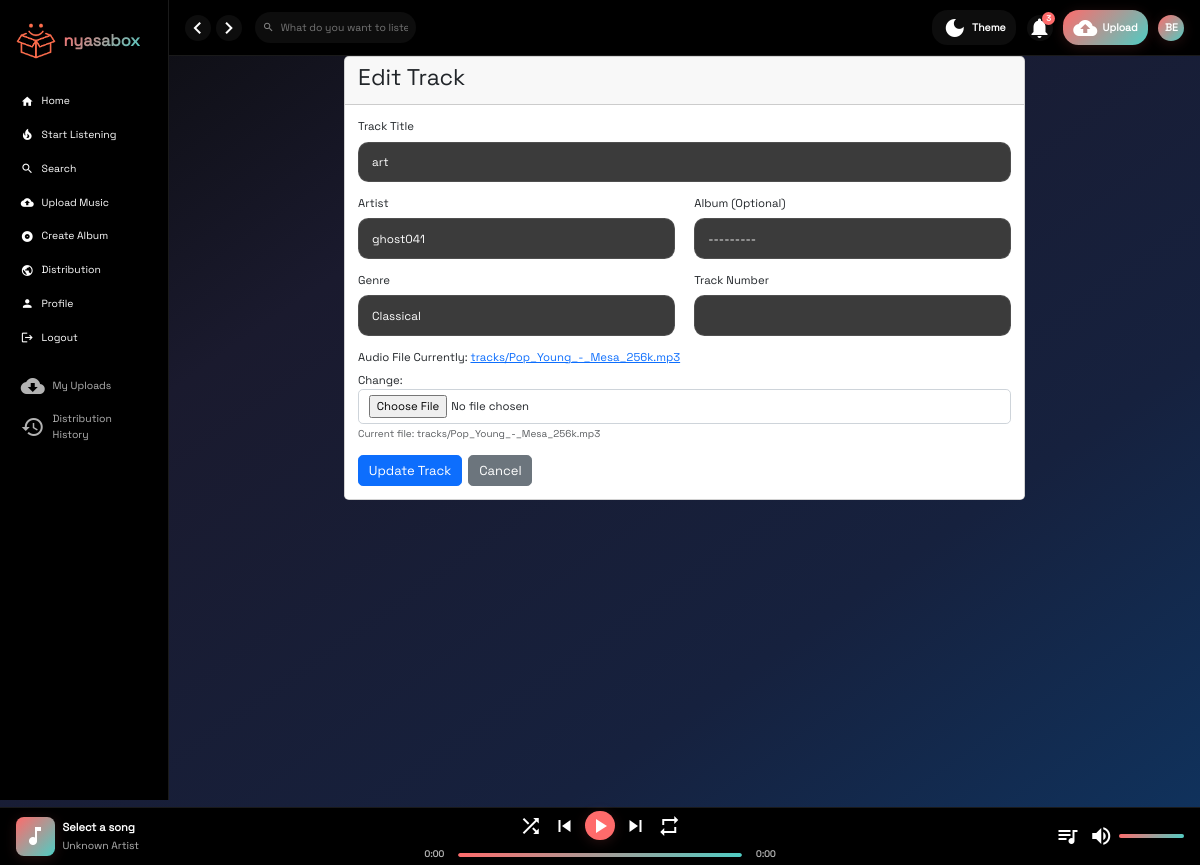
The page /track/art/edit/ (signed in) on the database its author committed.
### core/models.py (models this page shows, shortened)
class Track(models.Model):
    title = models.CharField(max_length=200)
    slug = models.SlugField(unique=True, max_length=200)
    album = models.ForeignKey(Album, on_delete=models.CASCADE, related_name='tracks', null=True, blank=True)
    artist = models.CharField(max_length=200)
    genre = models.CharField(max_length=20, choices=GENRE_CHOICES, blank=True)
    audio_file = models.FileField(upload_to='tracks/')
    cover_art = models.ImageField(upload_to='track_covers/')
    duration = models.DurationField(blank=True, null=True)
    track_number = models.PositiveIntegerField(null=True, blank=True)
    uploader = models.ForeignKey(User, on_delete=models.CASCADE)
    created_at = models.DateTimeField(auto_now_add=True)
    updated_at = models.DateTimeField(auto_now=True)
    downloads = models.PositiveIntegerField(default=0)
    likes = models.ManyToManyField(User, related_name='liked_tracks', blank=True)
    class Meta:
        indexes = [
            models.Index(fields=['slug'], name='idx_track_slug'),
            models.Index(fields=['created_at'], name='idx_track_created_at'),
            models.Index(fields=['uploader'], name='idx_track_uploader'),
            models.Index(fields=['downloads'], name='idx_track_downloads'),
        ]

### core/views.py (the view)
# urls.py: path('track/<slug:slug>/edit/', views.edit_track, name='edit_track'),
@login_required
def edit_track(request, slug):
    track = get_object_or_404(Track, slug=slug)
    if track.uploader != request.user:
        return HttpResponseForbidden("You don't have permission to edit this track.")
    if request.method == 'POST':
        form = TrackForm(request.POST, request.FILES, instance=track)
        if form.is_valid():
            form.save()
            messages.success(request, 'Track updated successfully!')
            return redirect('track_detail', slug=track.slug)
    form = TrackForm(instance=track)
    context = {
        'form': form,
        'track': track,
        'editing': True,
    }
    return render(request, 'track_form.html', context)

### core/models.py (called while the page is built)
    def __str__(self):
        return f"{self.title} by {self.artist}"

### core/templates/track_form.html (shortened to what this page needs)
{% extends 'base.html' %}
{% block content %}
<div class="row justify-content-center">
    <div class="col-md-8">
        <div class="card">
            <div class="card-header">
                <h3>{{ editing|yesno:"Edit Track,Upload Track" }}</h3>
            </div>
            <div class="card-body">
                <form method="post" enctype="multipart/form-data">
                    <div class="mb-3">
                        <label class="form-label">Track Title</label>
                        {{ form.title }}
                    </div>
                    <div class="row mb-3">
                        <div class="col-md-6">
                            <label class="form-label">Artist</label>
                            {{ form.artist }}
                        </div>
                        <div class="col-md-6">
                            <label class="form-label">Album (Optional)</label>
                            {{ form.album }}
                        </div>
                    </div>
                    <div class="row mb-3">
                        <div class="col-md-6">
                            <label class="form-label">Genre</label>
                            {{ form.genre }}
                        </div>
                        <div class="col-md-6">
                            <label class="form-label">Track Number</label>
                            {{ form.track_number }}
                        </div>
                    </div>
                    <div class="mb-3">
                        <label class="form-label">Audio File</label>
                        {{ form.audio_file }}
                        {% if editing %}
                            <div class="form-text">Current file: {{ track.audio_file.name }}</div>
                        {% endif %}
                    </div>
                    <div class="d-flex gap-2">
                        <button type="submit" class="btn btn-primary">
                            {{ editing|yesno:"Update Track,Upload Track" }}
                        </button>
                        {% if editing %}
                        <a href="{% url 'track_detail' track.slug %}" class="btn btn-secondary">Cancel</a>
                        {% else %}
                        <a href="{% url 'index' %}" class="btn btn-secondary">Cancel</a>
                        {% endif %}
                    </div>
                </form>
            </div>
        </div>
    </div>
</div>
{% endblock %}

### core/templates/base.html (shortened to what this page needs)
{% load static %}
<!DOCTYPE html>
<html lang="en">
<head>
    <link href="https://cdn.jsdelivr.net/npm/bootstrap-icons@1.10.0/font/bootstrap-icons.css" rel="stylesheet">
    <link href="https://cdn.jsdelivr.net/npm/bootstrap@5.3.0/dist/css/bootstrap.min.css" rel="stylesheet">
    <link href="https://cdn.jsdelivr.net/npm/bootstrap-icons@1.10.0/font/bootstrap-icons.css" rel="stylesheet">
</head>
<body>
    <div class="app">
        <div class="sidebar" id="sidebar">
            <div class="logo">
                <img src="{% static 'log.png' %}" style="width:40px" alt="NyasaBox">
                <div class="logo-text">nyasabox</div>
            </div>
            <div class="nav-section">
                <div class="nav-item {% if request.path == '/' %}active{% endif %}">
                    <span class="material-icons">home</span>
                    <a href="{% url 'website' %}">Home</a>
                </div>
                  <div class="nav-item {% if request.path == '/' %}active{% endif %}">
                    <span class="material-icons">local_fire_department</span>
                    <a href="{% url 'index' %}">Start Listening</a>
                </div>
                <div class="nav-item">
                    <span class="material-icons">search</span>
                    <a href="{% url 'search' %}">Search</a>
                </div>
                {% if user.is_authenticated %}
                {% if user.profile.is_artist and user.profile.artist_status == 'verified' %}
                <div class="nav-item">
                    <span class="material-icons">cloud_upload</span>
                    <a href="{% url 'upload' %}">Upload Music</a>
                </div>
                <div class="nav-item">
                    <span class="material-icons">album</span>
                    <a href="{% url 'upload' %}">Create Album</a>
                </div>
                <div class="nav-item">
                    <span class="material-icons">public</span>
                    <a href="{% url 'distribution_request' %}">Distribution</a>
                </div>
                {% else %}
                <div class="nav-item">
                    <span class="material-icons">star</span>
                    <a href="{% url 'become_artist' %}">Become an Artist</a>
                </div>
                {% endif %}
                <div class="nav-item">
                    <span class="material-icons">person</span>
                    <a href="{% url 'profile' %}">Profile</a>
                </div>
                <div class="nav-item">
                    <span class="material-icons">logout</span>
                    <a href="{% url 'logout' %}">Logout</a>
                </div>
                {% endif %}
                <div class="playlists">
                    {% if user.is_authenticated %}
                    {% if user.profile.is_artist and user.profile.artist_status == 'verified' %}
                    <div class="playlist-item">
                        <span class="material-icons">cloud_download</span>
                        <a href="{% url 'my_uploads' %}">My Uploads</a>
                    </div>
                    <div class="playlist-item">
                        <span class="material-icons">history</span>
                        <a href="{% url 'distribution_history' %}">Distribution History</a>
                    </div>
                    {% endif %}
                    {% endif %}
                </div>
            </div>
        </div>
        <div class="main-content">
            <div class="header">
                <div class="header-left">
                    <div class="nav-arrows">
                        <button class="nav-arrow" id="backBtn">
                            <span class="material-icons">chevron_left</span>
                        </button>
                        <button class="nav-arrow" id="forwardBtn">
                            <span class="material-icons">chevron_right</span>
                        </button>
                    </div>
                    <div class="search-container">
                        <span class="material-icons search-icon">search</span>
                        <input type="text" class="search-input" placeholder="What do you want to listen to?" id="searchInput">
                    </div>
                </div>
                <div class="header-right">
                    <button class="theme-toggle" id="themeToggle">
                        <span class="material-icons">dark_mode</span>
                        <span>Theme</span>
                    </button>
                    {% if user.is_authenticated %}
                    <div class="notification-container">
                        <button class="notification-icon" id="notificationButton">
                            <span class="material-icons">notifications</span>
                            <span class="notification-badge">3</span>
                        </button>
                    </div>
                    {% if user.profile.is_artist and user.profile.artist_status == 'verified' %}
                    <button class="upload-btn" onclick="window.location.href='{% url 'upload' %}'">
                        <span class="material-icons">cloud_upload</span>
                        <span>Upload</span>
                    </button>
                    {% endif %}
                    <div class="user-dropdown">
                        <div class="user-avatar" id="userAvatar">
                            {{ user.username|slice:":2"|upper }}
                        </div>
                    </div>
                    {% else %}
                    <button class="upload-btn" onclick="window.location.href='{% url 'login' %}'">
                        <span class="material-icons">login</span>
                        <span>Login</span>
                    </button>
                    {% endif %}
                </div>
            </div>
            {% block content %}
            {% endblock %}
        </div>
    </div>
    <div class="player" id="player">
        <div class="player-left">
            <div class="current-cover" id="currentCover">
                <span class="material-icons">music_note</span>
            </div>
            <div class="current-info">
                <div class="current-title" id="currentTitle">Select a song</div>
                <div class="current-artist" id="currentArtist">Unknown Artist</div>
            </div>
        </div>
        <div class="player-center">
            <div class="player-controls">
                <button class="control-btn" id="shuffleBtn" title="Shuffle">
                    <span class="material-icons">shuffle</span>
                </button>
                <button class="control-btn" id="prevBtn" title="Previous">
                    <span class="material-icons">skip_previous</span>
                </button>
                <button class="control-btn play-pause-btn" id="playPauseBtn" title="Play/Pause">
                    <span class="material-icons">play_arrow</span>
                </button>
                <button class="control-btn" id="nextBtn" title="Next">
                    <span class="material-icons">skip_next</span>
                </button>
                <button class="control-btn" id="repeatBtn" title="Repeat">
                    <span class="material-icons">repeat</span>
                </button>
            </div>
            <div class="progress-container">
                <span class="time" id="currentTime">0:00</span>
                <div class="progress-bar" id="progressBar">
                    <div class="progress" id="progress"></div>
                </div>
                <span class="time" id="totalTime">0:00</span>
            </div>
        </div>
        <div class="player-right">
            <button class="control-btn" id="queueBtn" title="Queue">
                <span class="material-icons">queue_music</span>
            </button>
            <div class="volume-container">
                <button class="control-btn" id="volumeBtn" title="Volume">
                    <span class="material-icons">volume_up</span>
                </button>
                <div class="volume-bar" id="volumeBar">
                    <div class="volume-progress" id="volumeProgress"></div>
                </div>
            </div>
        </div>
    </div>
</body>
</html>

### core/templates/base.html (style rules this page uses)
.form-control { display: block; width: 100%; padding: 0.8rem 1rem; border-radius: 0.8rem; border: 1px solid rgba(255, 255, 255, 0.1); background: rgba(10, 10, 10, 0.8); color: #ffffff; font-size: 0.9rem; outline: none; transition: all 0.3s ease; }

### core/templates/track_form.html (style rules this page uses)
.form-control { display: block; width: 100%; padding: 0.8rem 1rem; border-radius: 0.8rem; border: 1px solid rgba(255, 255, 255, 0.1); background: rgba(10, 10, 10, 0.8); color: #ffffff; font-size: 0.9rem; outline: none; transition: all 0.3s ease; }
input, select, textarea { width: 100%; padding: 0.375rem 0.75rem; border: 1px solid #ced4da; border-radius: 0.375rem; }

### rows shown on the page
Track: title "art", artist "ghost041", album "---------", genre "Classical", audio_file.name "tracks/Pop_Young_-_Mesa_256k.mp3"

### other values the page prints
{{ user.username|slice:":2"|upper }} "BE"
{{ editing|yesno:"Edit Track,Upload Track" }} "Edit Track"
{{ editing|yesno:"Update Track,Upload Track" }} "Update Track"
